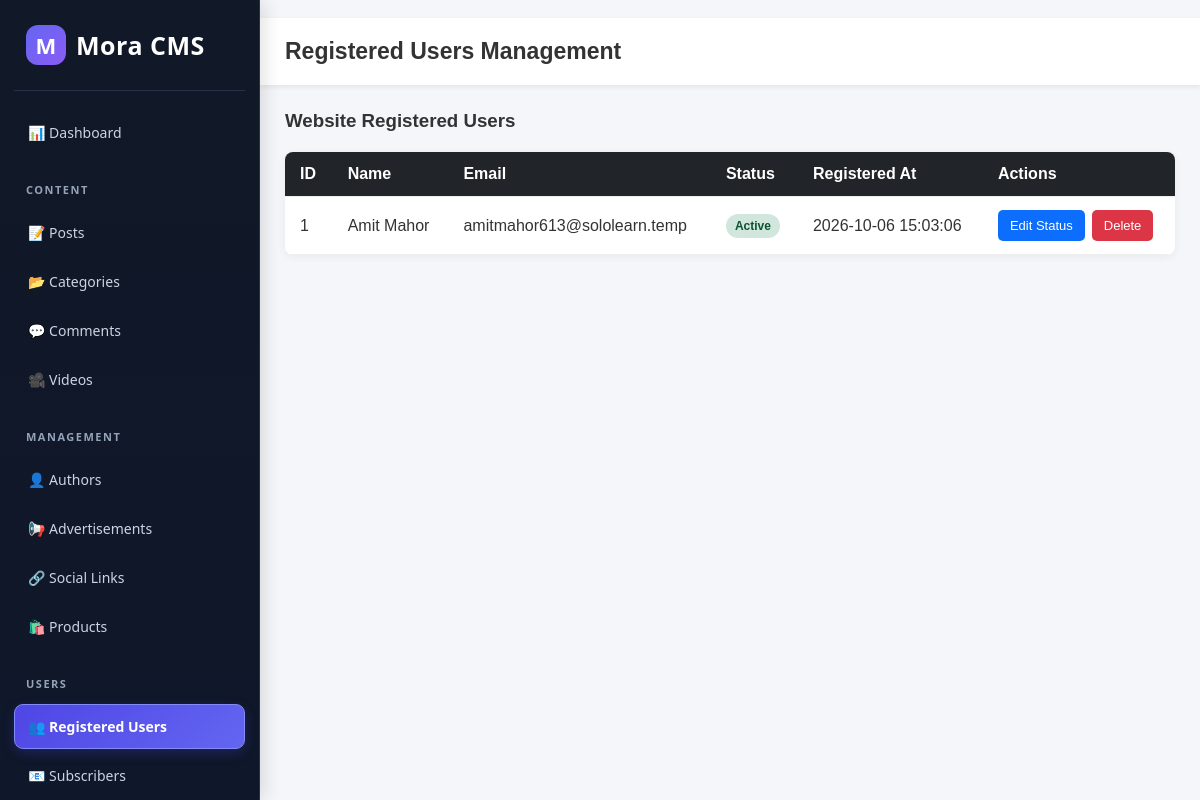
Screenshot of /admin/users/index.php (signed in) with the database file from the repository.
### tables this page shows
CREATE TABLE `registered_users` (
  `id` int(11) NOT NULL AUTO_INCREMENT,
  `name` varchar(100) NOT NULL,
  `email` varchar(150) NOT NULL,
  `password` varchar(255) NOT NULL,
  `status` enum('active','inactive') DEFAULT 'active',
  `created_at` timestamp NOT NULL DEFAULT current_timestamp(),
  PRIMARY KEY (`id`),
  UNIQUE KEY `email` (`email`)
);

### admin/users/index.php (the view, shortened to what this page needs)
<?php
require_once "../../includes/db.php";
$query = "SELECT id, name, email, status, created_at
          FROM registered_users
          ORDER BY id DESC";
$result = mysqli_query($conn, $query);
?>
<!DOCTYPE html>
<html lang="en">
<head>
</head>
<body>
<?php include_once __DIR__ . '/../sidebar.php'; ?>
<header class="topbar">
    <h2>Registered Users Management</h2>
</header>
<main class="container">
    <div class="page-heading">
        <h3>Website Registered Users</h3>
    </div>
    <div class="table-wrapper">
        <table>
            <thead>
                <tr>
                    <th>ID</th>
                    <th>Name</th>
                    <th>Email</th>
                    <th>Status</th>
                    <th>Registered At</th>
                    <th>Actions</th>
                </tr>
            </thead>
            <tbody>
            <?php if (mysqli_num_rows($result) > 0): ?>
                <?php while ($row = mysqli_fetch_assoc($result)): ?>
                    <tr>
                        <td><?= (int)$row['id']; ?></td>
                        <td><?= htmlspecialchars($row['name']); ?></td>
                        <td><?= htmlspecialchars($row['email']); ?></td>
                        <td>
                            <span class="status <?= $row['status'] === 'active' ? 'active' : 'inactive'; ?>">
                                <?= htmlspecialchars(ucfirst($row['status'])); ?>
                            </span>
                        </td>
                        <td><?= htmlspecialchars($row['created_at']); ?></td>
                        <td>
                            <div class="actions">
                                <a
                                    class="btn btn-edit"
                                    href="edit.php?id=<?= (int)$row['id']; ?>"
                                >Edit Status</a>
                                <form
                                    action="delete.php"
                                    method="POST"
                                    onsubmit="return confirm('Are you sure you want to delete this registered user?');"
                                >
                                    <button type="submit" class="btn btn-delete">
                                        Delete
                                    </button>
                                </form>
                            </div>
                        </td>
                    </tr>
                <?php endwhile; ?>
            <?php endif; ?>
            </tbody>
        </table>
    </div>
</main>
</body>
</html>

### admin/users/index.php (style rules this page uses)
* { box-sizing: border-box; }
body { margin: 0; font-family: Arial, sans-serif; background: #f4f6f9; color: #333; }
.topbar { margin-left: 260px; padding: 20px 25px; background: #fff; box-shadow: 0 2px 5px rgba(0,0,0,0.08); }
.topbar h2 { margin: 0; font-size: 23px; }
.container { margin-left: 260px; padding: 25px; }
.page-heading { display: flex; justify-content: space-between; align-items: center; flex-wrap: wrap; gap: 12px; margin-bottom: 20px; }
.page-heading h3 { margin: 0; }
.table-wrapper { overflow-x: auto; background: #fff; border-radius: 8px; box-shadow: 0 2px 8px rgba(0,0,0,0.06); }
table { width: 100%; min-width: 750px; border-collapse: collapse; }
th, td { padding: 13px 15px; text-align: left; border-bottom: 1px solid #eee; }
th { background: #212529; color: #fff; }
.status { display: inline-block; padding: 5px 9px; border-radius: 15px; font-size: 12px; font-weight: bold; }
.active { background: #d1e7dd; color: #0f5132; }
.btn { display: inline-block; padding: 8px 12px; border: none; border-radius: 5px; color: #fff; text-decoration: none; cursor: pointer; font-size: 13px; }
.btn-edit { background: #0d6efd; }
.btn-delete { background: #dc3545; }
.actions { display: flex; align-items: center; gap: 7px; }
.actions form { margin: 0; }

### rows the page displays
registered_users: id "1", name "Amit Mahor", email "amitmahor613@sololearn.temp", status "Active", created_at "2026-10-06 15:03:06"
